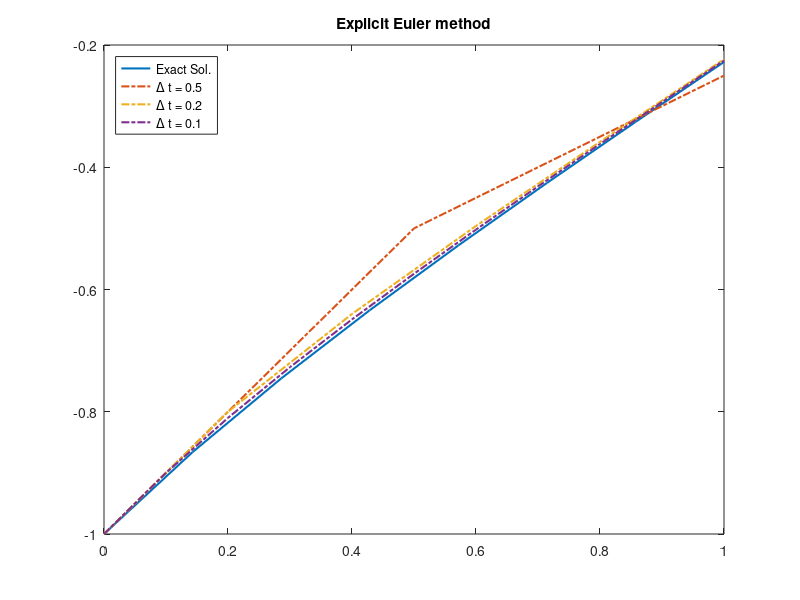
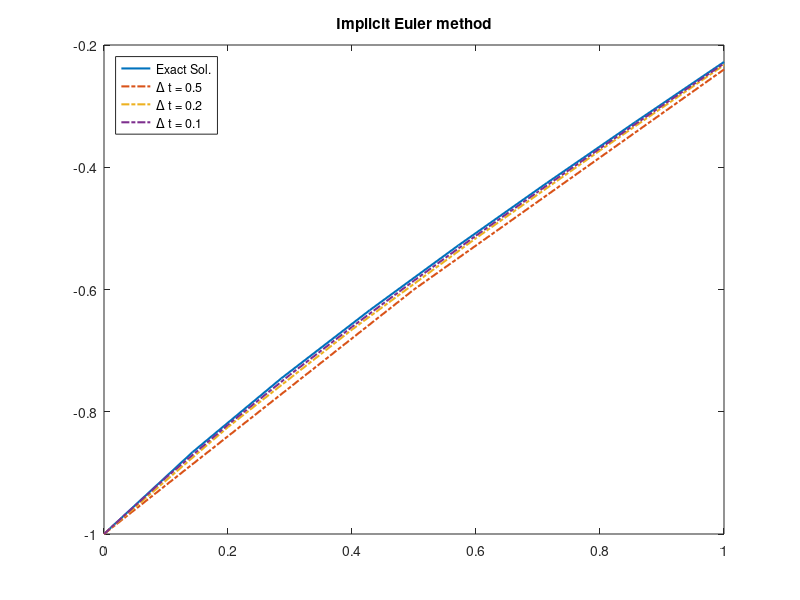
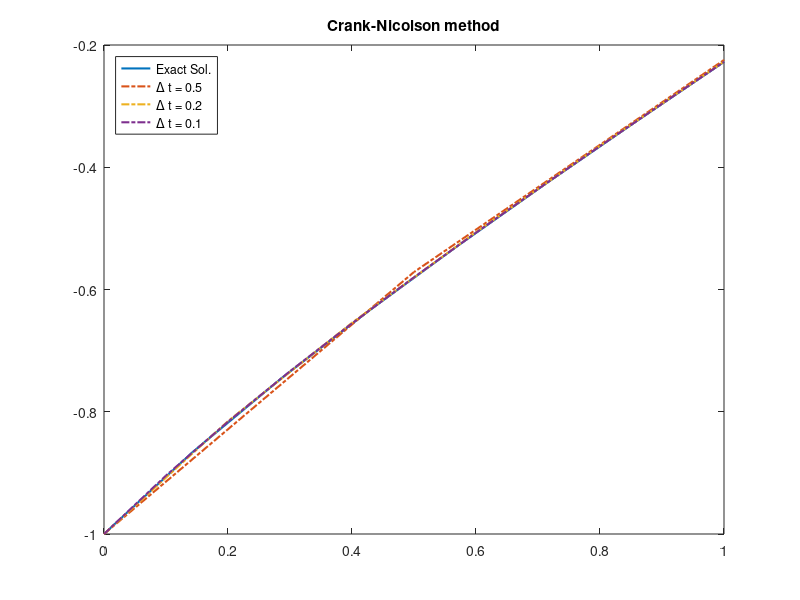
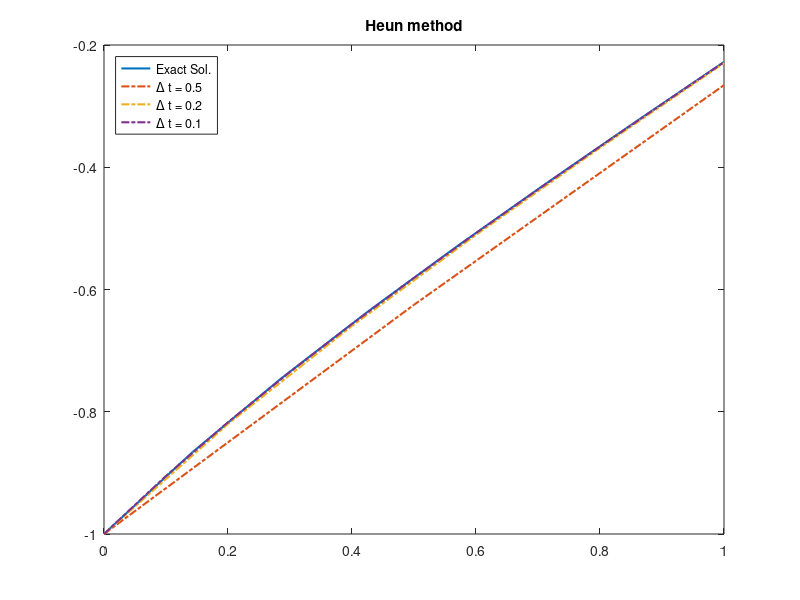

Recreate these plots in MATLAB, in order.
%% Find solution of the ODE given by
%       y'(t) = -3y(t) +2t -2,   for t in [0,1] ;
%       y(0)  = -1 ;
% 
% First use the E.E. then I.E., C.N. and Heun.
% The exact solution is give by the following:

yexact = @(t) 2*t/3 - 1/9 *exp(-3*t) -8/9;

% some parameters:
y0 = -1;
T = 1;

close all

%% Explicit Euler: y' = 1/dt * [ y(t_{n+1}) - y(t_{n}) ] ,
% and consider y' = f(t_{n},y(t_{n})). 
figure ('Units', 'pixels', 'Position', [100 95 1000 500]) ;
fplot(yexact, [0 1], 'LineWidth', 1.5)
hold on 
for dt = [0.5 0.2 0.1]
    N = T/dt;
    yee = [y0 zeros(1,N)];
    for i = 1 : N 
        yee(i+1) = yee(i) + dt*( -3*yee(i) + 2*(i-1)*dt -2);
    end
    plot(0:dt:1, yee,'-.', 'LineWidth', 1.5)
end
hold off
legend('Exact Sol.','\Delta t = 0.5','\Delta t = 0.2','\Delta t = 0.1',...
            'Location','northwest')
title('Explicit Euler method')

%% Implicit Euler: y' = 1/dt * [ y(t_{n+1}) - y(t_{n}) ] ,
% and consider y' = f(t_{n+1},y(t_{n+1})). 
figure ('Units', 'pixels', 'Position', [110 85 1000 500]) ;
fplot(yexact, [0 1], 'LineWidth', 1.5)
hold on 
for dt = [0.5 0.2 0.1]
    N = T/dt;
    yie = [y0 zeros(1,N)];
    for i = 1 : N 
        yie(i+1) = (yie(i) + dt*( + 2*(i)*dt -2)) /(1+3*dt);
    end
    plot(0:dt:1, yie,'-.', 'LineWidth', 1.5)
end
hold off
legend('Exact Sol.','\Delta t = 0.5','\Delta t = 0.2','\Delta t = 0.1',...
            'Location','northwest')
title('Implicit Euler method')

%% Crank-Nicolson: y' = 1/dt * [ y(t_{n+1}) - y(t_{n}) ] ,
% and consider y' = 1/2( f(t_{n+1},y(t_{n+1})) + f(t_{n},y(t_{n})) ). 
figure ('Units', 'pixels', 'Position', [120 75 1000 500]) ;
fplot(yexact, [0 1], 'LineWidth', 1.5)
hold on 
for dt = [0.5 0.2 0.1]
    N = T/dt;
    ycn = [y0 zeros(1,N)];
    for i = 1 : N 
        ycn(i+1) = (ycn(i) + dt/2*(+ 2*(i)*dt -2 -3*ycn(i) + 2*(i-1)*dt -2))...
                     /(1+3/2*dt) ;
    end
    plot(0:dt:1, ycn,'-.', 'LineWidth', 1.5)
end
hold off
legend('Exact Sol.','\Delta t = 0.5','\Delta t = 0.2','\Delta t = 0.1',...
            'Location','northwest')
title('Crank-Nicolson method')

%% Heun : y' = 1/dt * [ y(t_{n+1}) - y(t_{n}) ] ,
% and consider y' = 1/2( f(t_{n+1},y*(t_{n+1})) + f(t_{n},y(t_{n})) ).
% where y*(t_{n+1}) = y(t_{n}) + dt*f(t_{n},y(t_{n})); Prediction with E.E.
figure ('Units', 'pixels', 'Position', [130 65 1000 500]) ;
fplot(yexact, [0 1], 'LineWidth', 1.5)
hold on 
for dt = [0.5 0.2 0.1]
    N = T/dt;
    yh = [y0 zeros(1,N)];
    for i = 1 : N 
        yStar   = yh(i) + dt*( -3*yh(i) + 2*(i-1)*dt -2);
        yh(i+1) = yh(i) + dt/2*( -3*yStar + 2*(i)*dt   -2 ...
                                 -3*yh(i) + 2*(i-1)*dt -2    );
    end
    plot(0:dt:1, yh,'-.', 'LineWidth', 1.5)
end
hold off
legend('Exact Sol.','\Delta t = 0.5','\Delta t = 0.2','\Delta t = 0.1',...
            'Location','northwest')
title('Heun method')
